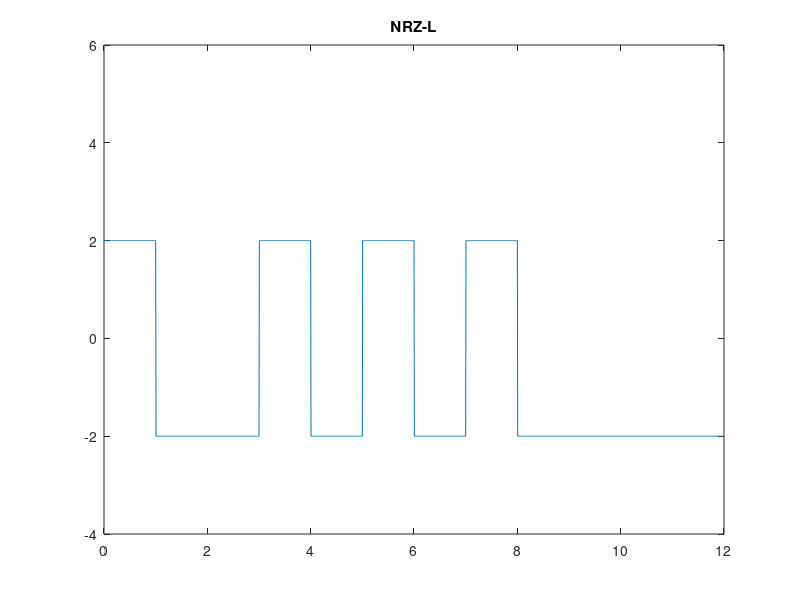

The MATLAB script that drew this image:
clear
bits = [0,1,1,0,1,0,1,0,1,1,1,1];

for i = 1:length(bits)
    if(bits(i)==1) 
        amplitude(i) = -2;
    else 
        amplitude(i) = 2;
    end
    
end



bitrate = 1;
Time=12  

sampling_frequency = 150;

time = 0:bitrate/sampling_frequency:Time;

x = 1;

for i = 1:length(time)
    y_value(i)= amplitude(x);
    if time(i)>=x
        x= x+1;
    end
end
     

plot(time,y_value);
axis([0 Time -4 6]);


% demodulation
x = 1;

for i = 1:length(time)
    if time(i)>x
        x = x + 1;
        ans_bits(x) = 1;
        if(y_value(i)>0)
            ans_bits(x) = 0;
        end
        %ans_bits(x) = y_value(i);
    end
end

title('NRZ-L');
disp('Demodulation : ')
disp(ans_bits)


